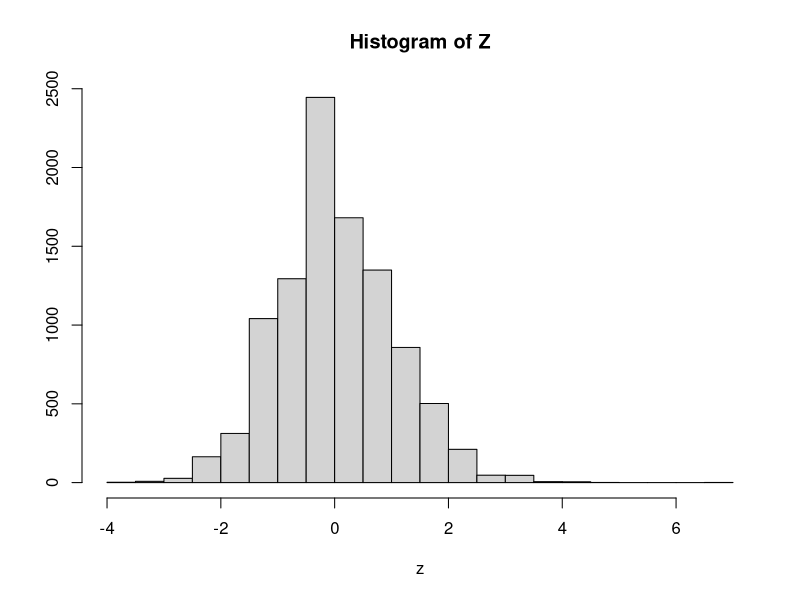

The R script that drew this image:
z = c()
standard = function(x){
  sqrt(100)*(mean(x) - 0.7)/sd(x)
}
n = 100
m = 10000
x = matrix(rbinom(n*m, 1, 0.7), nrow = n, ncol = m)
z = apply(x, MARGIN = 2, FUN = standard)
hist(z, main = "Histogram of Z", ylab = '')